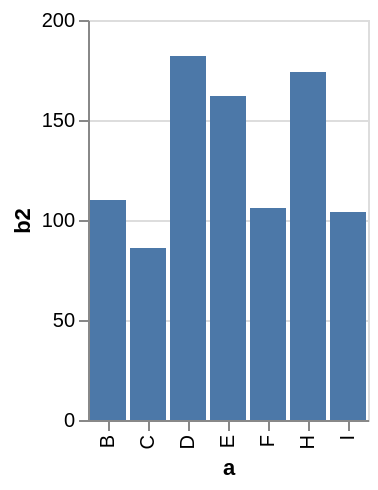

Vega-Lite specification stored for this chart:
### Vega specification from a JSON file in a GitHub repository (floating-point values rounded to 4 significant figures)
{"$schema": "https://vega.github.io/schema/vega/v5.json", "description": "A simple bar chart with embedded data that uses a filter and calculate.", "background": "white", "padding": 5, "height": 200, "style": "cell", "data": [{"name": "source_0", "values": [{"a": "A", "b": 28}, {"a": "B", "b": 55}, {"a": "C", "b": 43}, {"a": "G", "b": 19}, {"a": "H", "b": 87}, {"a": "I", "b": 52}, {"a": "D", "b": 91}, {"a": "E", "b": 81}, {"a": "F", "b": 53}]}, {"name": "data_0", "source": "source_0", "transform": [{"type": "formula", "expr": "2*datum.b", "as": "b2"}, {"type": "filter", "expr": "datum.b2 > 60"}, {"type": "stack", "groupby": ["a"], "field": "b2", "sort": {"field": [], "order": []}, "as": ["b2_start", "b2_end"], "offset": "zero"}, {"type": "filter", "expr": "isValid(datum[\"b2\"]) && isFinite(+datum[\"b2\"])"}]}], "signals": [{"name": "x_step", "value": 20}, {"name": "width", "update": "bandspace(domain('x').length, 0.1, 0.05) * x_step"}], "marks": [{"name": "marks", "type": "rect", "style": ["bar"], "from": {"data": "data_0"}, "encode": {"update": {"fill": {"value": "#4c78a8"}, "ariaRoleDescription": {"value": "bar"}, "description": {"signal": "\"b2: \" + (format(datum[\"b2\"], \"\")) + \"; a: \" + (isValid(datum[\"a\"]) ? datum[\"a\"] : \"\"+datum[\"a\"])"}, "x": {"scale": "x", "field": "a"}, "width": {"scale": "x", "band": 1}, "y": {"scale": "y", "field": "b2_end"}, "y2": {"scale": "y", "field": "b2_start"}}}}], "scales": [{"name": "x", "type": "band", "domain": {"data": "data_0", "field": "a", "sort": true}, "range": {"step": {"signal": "x_step"}}, "paddingInner": 0.1, "paddingOuter": 0.05}, {"name": "y", "type": "linear", "domain": {"data": "data_0", "fields": ["b2_start", "b2_end"]}, "range": [{"signal": "height"}, 0], "nice": true, "zero": true}], "axes": [{"scale": "y", "orient": "left", "gridScale": "x", "grid": true, "tickCount": {"signal": "ceil(height/40)"}, "domain": false, "labels": false, "aria": false, "maxExtent": 0, "minExtent": 0, "ticks": false, "zindex": 0}, {"scale": "x", "orient": "bottom", "grid": false, "title": "a", "labelAlign": "right", "labelAngle": 270, "labelBaseline": "middle", "zindex": 0}, {"scale": "y", "orient": "left", "grid": false, "title": "b2", "labelOverlap": true, "tickCount": {"signal": "ceil(height/40)"}, "zindex": 0}]}
